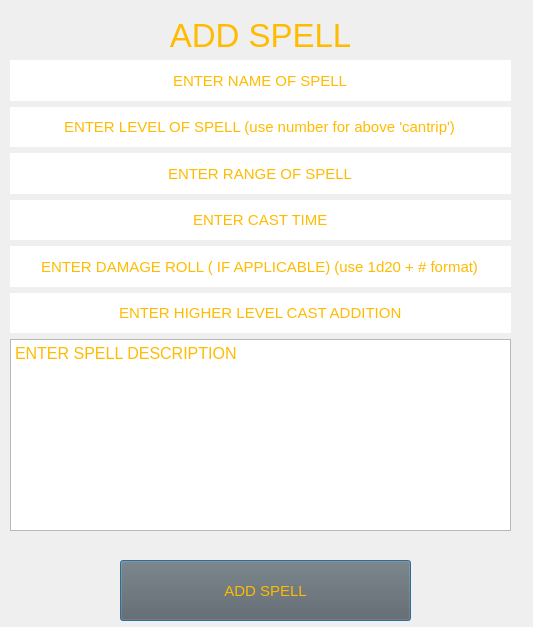
<?xml version="1.0" encoding="UTF-8"?>
<ui version="4.0">
 <class>Dialog</class>
 <widget class="QDialog" name="Dialog">
  <property name="geometry">
   <rect>
    <x>0</x>
    <y>0</y>
    <width>533</width>
    <height>627</height>
   </rect>
  </property>
  <property name="windowTitle">
   <string>Dialog</string>
  </property>
  <property name="styleSheet">
   <string notr="true">background-image: url(:/imgs/copy.jpg);</string>
  </property>
  <widget class="QLabel" name="addSpellALabel">
   <property name="geometry">
    <rect>
     <x>100</x>
     <y>10</y>
     <width>321</width>
     <height>51</height>
    </rect>
   </property>
   <property name="font">
    <font>
     <pointsize>25</pointsize>
    </font>
   </property>
   <property name="styleSheet">
    <string notr="true">color: rgb(255, 187, 0);
background:transparent;</string>
   </property>
   <property name="text">
    <string>ADD SPELL</string>
   </property>
   <property name="alignment">
    <set>Qt::AlignCenter</set>
   </property>
  </widget>
  <widget class="QWidget" name="verticalLayoutWidget">
   <property name="geometry">
    <rect>
     <x>10</x>
     <y>60</y>
     <width>501</width>
     <height>471</height>
    </rect>
   </property>
   <layout class="QVBoxLayout" name="verticalLayout">
    <property name="sizeConstraint">
     <enum>QLayout::SetDefaultConstraint</enum>
    </property>
    <item>
     <widget class="QLineEdit" name="spellNmVal">
      <property name="sizePolicy">
       <sizepolicy hsizetype="Expanding" vsizetype="MinimumExpanding">
        <horstretch>0</horstretch>
        <verstretch>0</verstretch>
       </sizepolicy>
      </property>
      <property name="font">
       <font>
        <pointsize>11</pointsize>
       </font>
      </property>
      <property name="styleSheet">
       <string notr="true">color: rgb(255, 187, 0);
border-color: rgb(255, 187, 0);</string>
      </property>
      <property name="text">
       <string>ENTER NAME OF SPELL</string>
      </property>
      <property name="frame">
       <bool>false</bool>
      </property>
      <property name="alignment">
       <set>Qt::AlignCenter</set>
      </property>
      <property name="placeholderText">
       <string>Enter Name of Attack</string>
      </property>
      <property name="clearButtonEnabled">
       <bool>false</bool>
      </property>
     </widget>
    </item>
    <item>
     <widget class="QLineEdit" name="spellLVVal">
      <property name="sizePolicy">
       <sizepolicy hsizetype="Expanding" vsizetype="MinimumExpanding">
        <horstretch>0</horstretch>
        <verstretch>0</verstretch>
       </sizepolicy>
      </property>
      <property name="font">
       <font>
        <pointsize>11</pointsize>
       </font>
      </property>
      <property name="styleSheet">
       <string notr="true">color: rgb(255, 187, 0);
border-color: rgb(255, 187, 0);</string>
      </property>
      <property name="text">
       <string>ENTER LEVEL OF SPELL (use number for above 'cantrip')</string>
      </property>
      <property name="frame">
       <bool>false</bool>
      </property>
      <property name="alignment">
       <set>Qt::AlignCenter</set>
      </property>
      <property name="placeholderText">
       <string>Enter Name of Attack</string>
      </property>
      <property name="clearButtonEnabled">
       <bool>false</bool>
      </property>
     </widget>
    </item>
    <item>
     <widget class="QLineEdit" name="spellRngVal">
      <property name="sizePolicy">
       <sizepolicy hsizetype="Expanding" vsizetype="MinimumExpanding">
        <horstretch>0</horstretch>
        <verstretch>0</verstretch>
       </sizepolicy>
      </property>
      <property name="font">
       <font>
        <pointsize>11</pointsize>
       </font>
      </property>
      <property name="styleSheet">
       <string notr="true">color: rgb(255, 187, 0);
border-color: rgb(255, 187, 0);</string>
      </property>
      <property name="text">
       <string>ENTER RANGE OF SPELL</string>
      </property>
      <property name="frame">
       <bool>false</bool>
      </property>
      <property name="alignment">
       <set>Qt::AlignCenter</set>
      </property>
      <property name="placeholderText">
       <string>Enter Name of Attack</string>
      </property>
      <property name="clearButtonEnabled">
       <bool>false</bool>
      </property>
     </widget>
    </item>
    <item>
     <widget class="QLineEdit" name="spellCstTmeVal">
      <property name="sizePolicy">
       <sizepolicy hsizetype="Expanding" vsizetype="MinimumExpanding">
        <horstretch>0</horstretch>
        <verstretch>0</verstretch>
       </sizepolicy>
      </property>
      <property name="font">
       <font>
        <pointsize>11</pointsize>
       </font>
      </property>
      <property name="styleSheet">
       <string notr="true">color: rgb(255, 187, 0);
border-color: rgb(255, 187, 0);</string>
      </property>
      <property name="text">
       <string>ENTER CAST TIME</string>
      </property>
      <property name="frame">
       <bool>false</bool>
      </property>
      <property name="alignment">
       <set>Qt::AlignCenter</set>
      </property>
      <property name="placeholderText">
       <string>Enter Name of Attack</string>
      </property>
      <property name="clearButtonEnabled">
       <bool>false</bool>
      </property>
     </widget>
    </item>
    <item>
     <widget class="QLineEdit" name="spellDamVal">
      <property name="sizePolicy">
       <sizepolicy hsizetype="Expanding" vsizetype="MinimumExpanding">
        <horstretch>0</horstretch>
        <verstretch>0</verstretch>
       </sizepolicy>
      </property>
      <property name="font">
       <font>
        <pointsize>11</pointsize>
       </font>
      </property>
      <property name="styleSheet">
       <string notr="true">color: rgb(255, 187, 0);
border-color: rgb(255, 187, 0);</string>
      </property>
      <property name="text">
       <string>ENTER DAMAGE ROLL ( IF APPLICABLE) (use 1d20 + # format)</string>
      </property>
      <property name="frame">
       <bool>false</bool>
      </property>
      <property name="alignment">
       <set>Qt::AlignCenter</set>
      </property>
      <property name="placeholderText">
       <string>Enter Name of Attack</string>
      </property>
      <property name="clearButtonEnabled">
       <bool>false</bool>
      </property>
     </widget>
    </item>
    <item>
     <widget class="QLineEdit" name="spellHiRollVal">
      <property name="sizePolicy">
       <sizepolicy hsizetype="Expanding" vsizetype="MinimumExpanding">
        <horstretch>0</horstretch>
        <verstretch>0</verstretch>
       </sizepolicy>
      </property>
      <property name="font">
       <font>
        <pointsize>11</pointsize>
       </font>
      </property>
      <property name="styleSheet">
       <string notr="true">color: rgb(255, 187, 0);
border-color: rgb(255, 187, 0);</string>
      </property>
      <property name="text">
       <string>ENTER HIGHER LEVEL CAST ADDITION</string>
      </property>
      <property name="frame">
       <bool>false</bool>
      </property>
      <property name="alignment">
       <set>Qt::AlignCenter</set>
      </property>
      <property name="placeholderText">
       <string>Enter Name of Attack</string>
      </property>
      <property name="clearButtonEnabled">
       <bool>false</bool>
      </property>
     </widget>
    </item>
    <item>
     <widget class="QTextEdit" name="spellDescVal">
      <property name="sizePolicy">
       <sizepolicy hsizetype="Expanding" vsizetype="Fixed">
        <horstretch>0</horstretch>
        <verstretch>0</verstretch>
       </sizepolicy>
      </property>
      <property name="font">
       <font>
        <pointsize>12</pointsize>
       </font>
      </property>
      <property name="styleSheet">
       <string notr="true">color: rgb(255, 187, 0);</string>
      </property>
      <property name="sizeAdjustPolicy">
       <enum>QAbstractScrollArea::AdjustIgnored</enum>
      </property>
      <property name="html">
       <string>&lt;!DOCTYPE HTML PUBLIC &quot;-//W3C//DTD HTML 4.0//EN&quot; &quot;http://www.w3.org/TR/REC-html40/strict.dtd&quot;&gt;
&lt;html&gt;&lt;head&gt;&lt;meta name=&quot;qrichtext&quot; content=&quot;1&quot; /&gt;&lt;style type=&quot;text/css&quot;&gt;
p, li { white-space: pre-wrap; }
&lt;/style&gt;&lt;/head&gt;&lt;body style=&quot; font-family:'MS Shell Dlg 2'; font-size:12pt; font-weight:400; font-style:normal;&quot;&gt;
&lt;p style=&quot; margin-top:0px; margin-bottom:0px; margin-left:0px; margin-right:0px; -qt-block-indent:0; text-indent:0px;&quot;&gt;ENTER SPELL DESCRIPTION&lt;/p&gt;
&lt;p style=&quot;-qt-paragraph-type:empty; margin-top:0px; margin-bottom:0px; margin-left:0px; margin-right:0px; -qt-block-indent:0; text-indent:0px;&quot;&gt;&lt;br /&gt;&lt;/p&gt;&lt;/body&gt;&lt;/html&gt;</string>
      </property>
     </widget>
    </item>
   </layout>
  </widget>
  <widget class="QPushButton" name="addSpellButton">
   <property name="geometry">
    <rect>
     <x>120</x>
     <y>560</y>
     <width>291</width>
     <height>61</height>
    </rect>
   </property>
   <property name="font">
    <font>
     <pointsize>11</pointsize>
    </font>
   </property>
   <property name="cursor">
    <cursorShape>PointingHandCursor</cursorShape>
   </property>
   <property name="styleSheet">
    <string notr="true">color: rgb(255, 187, 0);

background-color: rgb(97, 97, 97);</string>
   </property>
   <property name="text">
    <string>ADD SPELL</string>
   </property>
   <property name="checkable">
    <bool>false</bool>
   </property>
   <property name="flat">
    <bool>false</bool>
   </property>
  </widget>
 </widget>
 <resources>
  <include location="bg.qrc"/>
 </resources>
 <connections/>
</ui>
